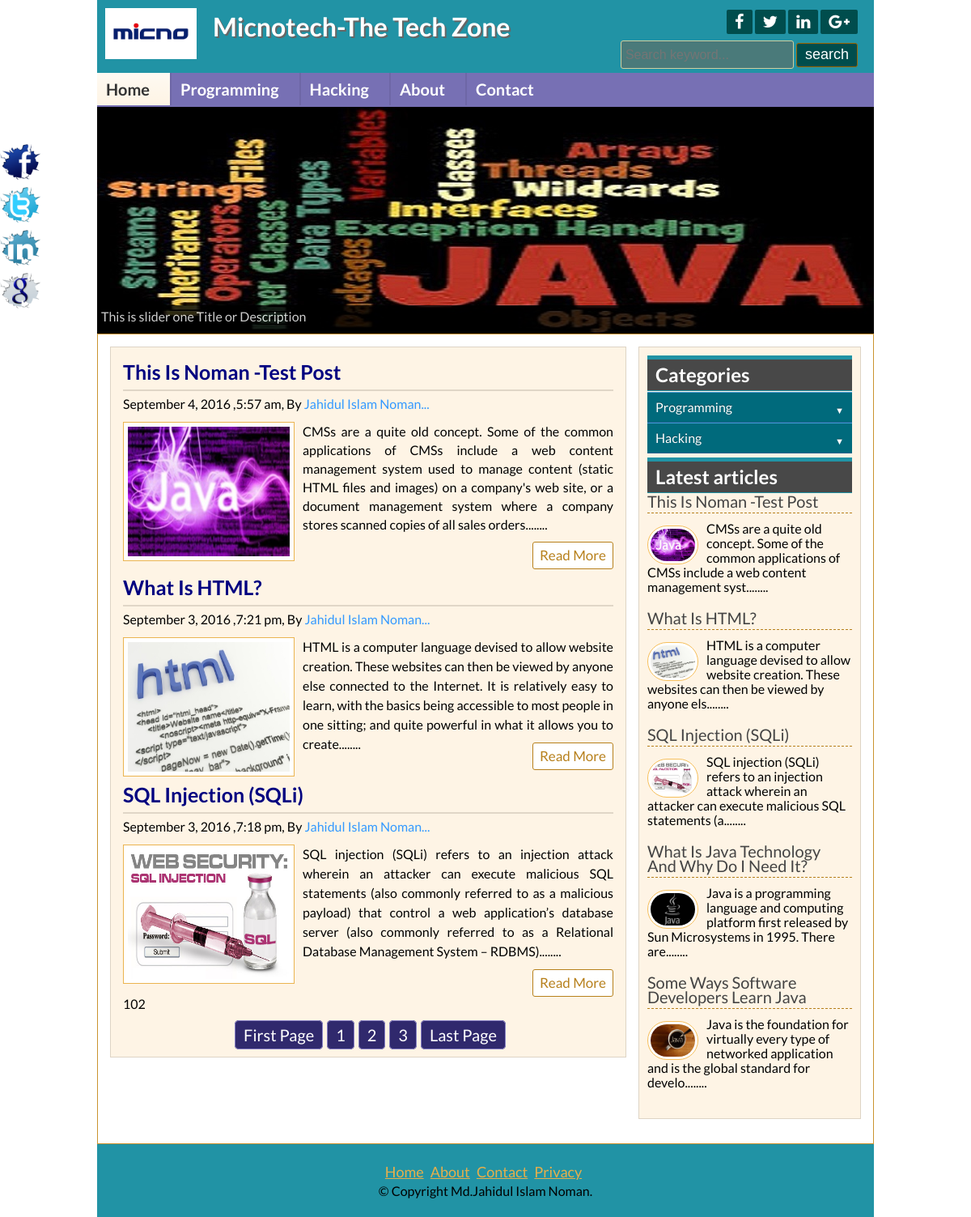
The page / on the database its author committed.
### tables this page shows
CREATE TABLE IF NOT EXISTS `tbl_post` (
  `id` int(11) NOT NULL AUTO_INCREMENT,
  `cat` varchar(200) DEFAULT NULL,
  `h_cat` varchar(200) DEFAULT NULL,
  `title` varchar(200) NOT NULL,
  `body` text NOT NULL,
  `image` varchar(200) NOT NULL,
  `author` varchar(200) NOT NULL,
  `date` timestamp NOT NULL DEFAULT CURRENT_TIMESTAMP ON UPDATE CURRENT_TIMESTAMP,
  `creator` varchar(300) NOT NULL,
  PRIMARY KEY (`id`)
);

### lib/Database.php (called while the page is built, shortened)
<?php
Class Database{
	public $host   = DB_HOST;
	public $user   = DB_USER;
	public $pass   = DB_PASS;
	public $dbname = DB_NAME;
	public $link;
	private function connectDB(){
	$this->link = new mysqli($this->host, $this->user, $this->pass, $this->dbname);
 }
	public function select($query){
		$result = $this->link->query($query) or die($this->link->error.__LINE__);
		if($result->num_rows > 0){
			return $result;
		} else {
			return false;
		}
	}
}

### helpers/format.php (called while the page is built, shortened)
<?php
class format{
    public function formatdate($date){
       return  date("F j, Y ,g:i a",  strtotime($date));
    }
    public function textshorten($text,$limit=300){
        $text=$text. " ";
        $text=  substr($text, 0,$limit);
        $text=  substr($text, 0,  strrpos($text, "."));
        $text=$text."........";
        return $text;
    }
    public function textshorten2($text,$limit){
        $text=$text. " ";
        $text=  substr($text, 0,$limit);
        $text=$text."........";
        return $text;
    }
}
?>

### index.php (the view, shortened to what this page needs)
<?php include 'inc/header.php';?>
<?php include 'inc/slider.php';?>
<div class="contentsection contemplete clear">
<div class="maincontent clear">
  <?php
  $per_page=3;
  if(isset($_GET['page'])){
      $page=$_GET['page'];
  }else{
      $page=1;
  }
  $start_from=($page-1)*$per_page;
  ?>
    <?php
    $sql="SELECT * from tbl_post order by id desc limit $start_from,$per_page";
    $post=$db->select($sql);
    if($post){
        $count=0;
        while($result=$post->fetch_assoc()){
            $count=$count+$result['id'];
    ?>
        <div class="samepost clear">
            <h2><a href="post.php?id=<?php echo $result['id'];?>"><?php echo ucwords($result['title']);?></a></h2>
            <h4><?php echo $fm->formatdate($result['date']);  ?>, By <a href="userprofile.php?name=<?php echo $result['author'];?>"><?php echo $result['author'];?></a></h4>
                 <a href="post.php?id=<?php echo $result['id'];?>"><img src="admin/<?php echo $result['image'];?>" alt="post image"/></a>
                        <?php echo $fm->textshorten($result['body']);?>
                <div class="readmore clear">
                        <a href="post.php?id=<?php echo $result['id'];?>">Read More</a>
                </div>
        </div>
        <?php }?>
        <?php echo $count;?>
   <?php
   $sql="SELECT * from tbl_post";
   $result=$db->select($sql);
   $total_rows=  mysqli_num_rows($result);
   $total_page=ceil($total_rows/$per_page);
   echo "<span class='pagination'><a href='index.php?page=1'>First Page</a>";
   for($i=1;$i<=$total_page;$i++){
       echo "<a  href='index.php?page=$i'>$i</a>";
   }
   echo "<a href='index.php?page=$total_page'>Last Page</a>"."</span>";?>
    <?php } else { header("Location:404.php");} ?>
</div>
<?php include 'inc/sidebar.php';?>
<?php include 'inc/footer.php';?>

### inc/header.php (shortened to what this page needs)
<?php include 'lib/Database.php';?>
<?php include 'helpers/format.php';?>
<?php
$db=new Database();
$fm=new format();
?>
<!DOCTYPE html>
<html>
<head>
	<link rel="stylesheet" href="font-awesome-4.5.0/css/font-awesome.css">
	<link rel="stylesheet" href="css/nivo-slider.css" type="text/css" media="screen" />
	<link rel="stylesheet" href="style.css">
	<link rel="stylesheet" href="css1/side.css">
</head>
<body>
	<div class="headersection templete clear">
		<a href="#">
			<div class="logo">
				<img src="images/logo.png" alt="Logo"/>
				<h2>Micnotech-The Tech Zone</h2>
			</div>
		</a>
		<div class="social clear">
			<div class="icon clear">
				<a href="#" target="_blank"><i class="fa fa-facebook"></i></a>
				<a href="#" target="_blank"><i class="fa fa-twitter"></i></a>
				<a href="#" target="_blank"><i class="fa fa-linkedin"></i></a>
				<a href="#" target="_blank"><i class="fa fa-google-plus"></i></a>
			</div>
			<div class="searchbtn clear">
			<form action="search.php" method="get">
				<input type="text" name="search" placeholder="Search keyword..."/>
				<input type="submit" name="submit" value="search"/>
			</form>
			</div>
		</div>
	</div>
<div class="navsection templete">
	<ul>
                <?php
                  $path=$_SERVER['SCRIPT_FILENAME'];
                    $current=  basename($path,".php");
                ?>
                <li><a <?php if($current=='index') {echo "id=active";} ?> href="index.php">Home</a></li>
                        <li><a <?php if($current=='programming') {echo "id=active";} ?> href="programming.php">Programming</a>
                   </li>
		 <li><a <?php if($current=='hacking') {echo "id=active";} ?> href="hacking.php">Hacking</a>
                 </li>
		<li><a <?php if($current=='about') {echo "id=active";} ?> href="about.php">About</a></li>
		<li><a <?php if($current=='contact') {echo "id=active";} ?> href="contact.php">Contact</a></li>
	</ul>
</div>

### inc/slider.php (shortened to what this page needs)
<div class="slidersection templete clear">
        <div id="slider">
            <a href="#"><img src="images/slide/01.jpg" alt="nature 1" title="This is slider one Title or Description" /></a>
        </div>
</div>

### inc/sidebar.php (shortened to what this page needs)
        <div class="sidebar clear">
        <div class="samesidebar clear">
            <h2>Categories</h2>
                 <ul>
                      <li class="dropdown">
                          <a href="#" data-toggle="dropdown">Programming <i class="icon-arrow"></i></a>
                     </li>
                           <li class="dropdown">
                                <a href="#" data-toggle="dropdown">Hacking <i class="icon-arrow"></i></a>
                    </li>
               </ul>
           </div>
        <div class="samesidebar clear">
                <h2>Latest articles</h2>
                   <?php
                $sql="SELECT * from tbl_post order by id desc limit 5";
                $post=$db->select($sql);
                if($post){
                while($result=$post->fetch_assoc()){
                 ?>
                      <div class="popular clear">
                                <h3><a href="post.php?id=<?php echo $result['id'];?>"><?php echo ucwords($result['title']);?></a></h3>
                                <a href="post.php?id=<?php echo $result['id'];?>"><img src="admin/<?php echo $result['image'];?>" alt="post image"/></a>
                               <?php echo $fm->textshorten2($result['body'],110);?>
                       </div>
                  <?php } ?>
                 <?php } else { header("Location:404.php");} ?>
        </div>
</div>

### inc/footer.php (shortened to what this page needs)
</div>
	<div class="footersection templete clear">
	  <div class="footermenu clear">
		<ul>
			<li><a href="#">Home</a></li>
			<li><a href="#">About</a></li>
			<li><a href="#">Contact</a></li>
			<li><a href="#">Privacy</a></li>
		</ul>
	  </div>
	  <p>&copy; Copyright Md.Jahidul Islam Noman.</p>
	</div>
	<div class="fixedicon clear">
		<a href="http://www.facebook.com"><img src="images/fb.png" alt="Facebook"/></a>
		<a href="http://www.twitter.com"><img src="images/tw.png" alt="Twitter"/></a>
		<a href="http://www.linkedin.com"><img src="images/in.png" alt="LinkedIn"/></a>
		<a href="http://www.google.com"><img src="images/gl.png" alt="GooglePlus"/></a>
	</div>
</body>
</html>

### css/nivo-slider.css (style rules this page uses)
.nivoSlider { position:relative; }
.nivoSlider a.nivo-imageLink { position:absolute; top:0px; left:0px; width:100%; height:100%; border:0; padding:0; margin:0; z-index:60; display:none; }

### css1/side.css (style rules this page uses)
body { font-family: "Lato", Helvetica, Arial; font-size: 16px; }
*, *:before, *:after { -webkit-border-sizing: border-box; -moz-border-sizing: border-box; border-sizing: border-box; }
.dropdown a { text-decoration: none; }
.dropdown [data-toggle="dropdown"] { position: relative; display: block; color: white; background: #006a7c none repeat scroll 0 0; -moz-box-shadow: 0 1px 0 #409ad5 inset, 0 -1px 0 #20638f inset; -webkit-box-shadow: 0 1px 0 #409ad5 inset, 0 -1px 0 #20638f inset; box-shadow: 0 1px 0 #409ad5 inset, 0 -1px 0 #20638f inset; text-shadow: 0 -1px 0 rgba(0, 0, 0, 0.3); padding: 10px; }
.dropdown .icon-arrow { position: absolute; display: block; font-size: 0.7em; color: #fff; top: 14px; right: 10px; }
.dropdown .icon-arrow:before { content: '\25BC'; }

### rows shown on the page
tbl_post: title "This Is Noman -Test Post", date "September 4, 2016 ,5:57 am", author "Jahidul Islam Noman...", image (picture), body "CMSs are a quite old concept. Some of the common applications of CMSs include a web content management system used to manage content (static HTML files and images) on a company's web site, or a document management system where a company stores scanned copies of all sales orders........", body "CMSs are a quite old concept. Some of the common applications of CMSs include a web content management syst........"
tbl_post: title "What Is HTML?", date "September 3, 2016 ,7:21 pm", author "Jahidul Islam Noman...", image (picture), body "HTML is a computer language devised to allow website creation. These websites can then be viewed by anyone else connected to the Internet. It is relatively easy to learn, with the basics being accessible to most people in one sitting; and quite powerful in what it allows you to create........", body "HTML is a computer language devised to allow website creation. These websites can then be viewed by anyone els........"
tbl_post: title "SQL Injection (SQLi)", date "September 3, 2016 ,7:18 pm", author "Jahidul Islam Noman...", image (picture), body "SQL injection (SQLi) refers to an injection attack wherein an attacker can execute malicious SQL statements (also commonly referred to as a malicious payload) that control a web application’s database server (also commonly referred to as a Relational Database Management System – RDBMS)........", body "SQL injection (SQLi) refers to an injection attack wherein an attacker can execute malicious SQL statements (a........"
tbl_post: title "What Is Java Technology And Why Do I Need It?", image (picture), body "Java is a programming language and computing platform first released by Sun Microsystems in 1995. There are........"
tbl_post: title "Some Ways Software Developers Learn Java", image (picture), body "Java is the foundation for virtually every type of networked application and is the global standard for develo........"

### other values the page prints
$count "102"
